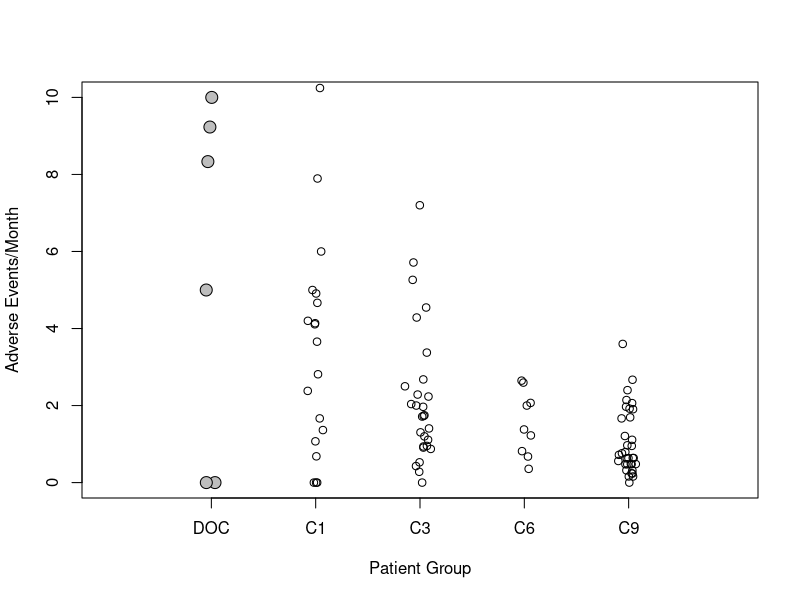

The R source for this figure:
DOC1=c(10,9.230769231,8.333333333,5,0,0)
C1=c(1.071428571,1.363636364,0,18.94736842,7.894736842,1.666666667,4.2,4.666666667,0.681818182,4.137931034,4.109589041,4.909090909,0,2.8125,3.658536585,2.380952381,15,10.24390244,0,6,5)
C3=c(1.967213115,3.375,0.952380952,5.714285714,0.428571429,0,4.285714286,0.909090909,0.526315789,7.2,1.304347826,0.9375,1.2,0.873786408,2,1.747572816,2.038834951,1.730769231,2.678571429,0.280373832,1.40625,2.5,1.714285714,5.263157895,2.234042553,2.285714286,4.545454545,1.111111111)
C6=c(0.816326531,2.596153846,2,0.676691729,1.224489796,2.647058824,0.357142857,1.379310345,2.068965517)
C9=c(2.4,0.560747664,0.967741935,2.063492063,1.209677419,0.793650794,0.476190476,0.158730159,0.159574468,0.72,0.952380952,2.670157068,1.96969697,0.628272251,0.476190476,0.476190476,0.234375,3.6,0.317460317,0.638297872,0.241935484,2.142857143,0.638297872,1.693548387,0.483870968,1.666666667,1.111111111,0.481283422,1.92,0.76142132,1.904761905,0,0.634920635,0.317460317)

jitter1 = rep(1,length(DOC1)) + rnorm(length(DOC1))/20
jitter2 = rep(2,length(C1)) + rnorm(length(C1))/20
jitter3 = rep(3,length(C3)) + rnorm(length(C3))/20
jitter4 = rep(4,length(C6)) + rnorm(length(C6))/20
jitter5 = rep(5,length(C9)) + rnorm(length(C9))/20

plot(jitter1, DOC1, xlim=c(0,6), ylim=c(0,10),xlab='Patient Group',ylab='Adverse Events/Month',xaxt="n" , pch = 21 ,  bg="gray" , cex = 1.6)
axis(1,1:5,labels=(c("DOC","C1","C3","C6","C9")))
points(jitter2, y=C1)
points(jitter3, y=C3)
points(jitter4, y=C6)
points(jitter5, y=C9)

     